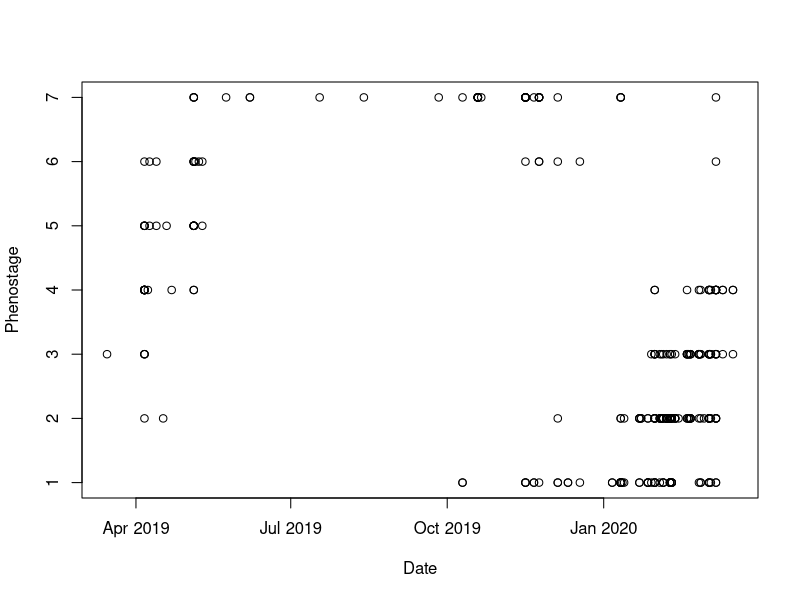
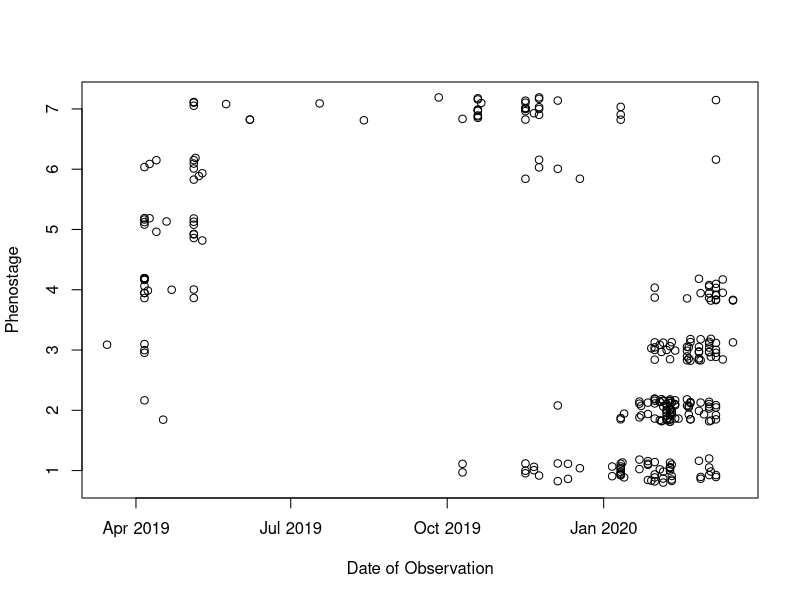
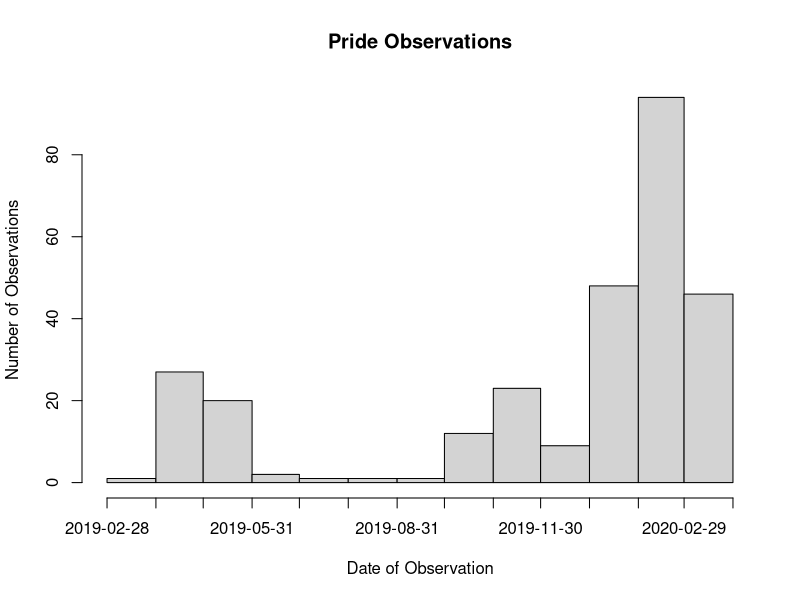
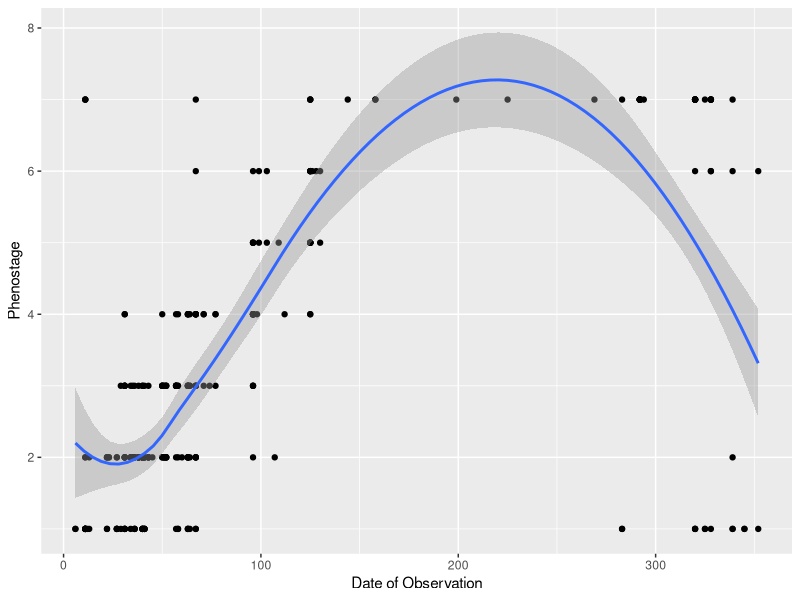
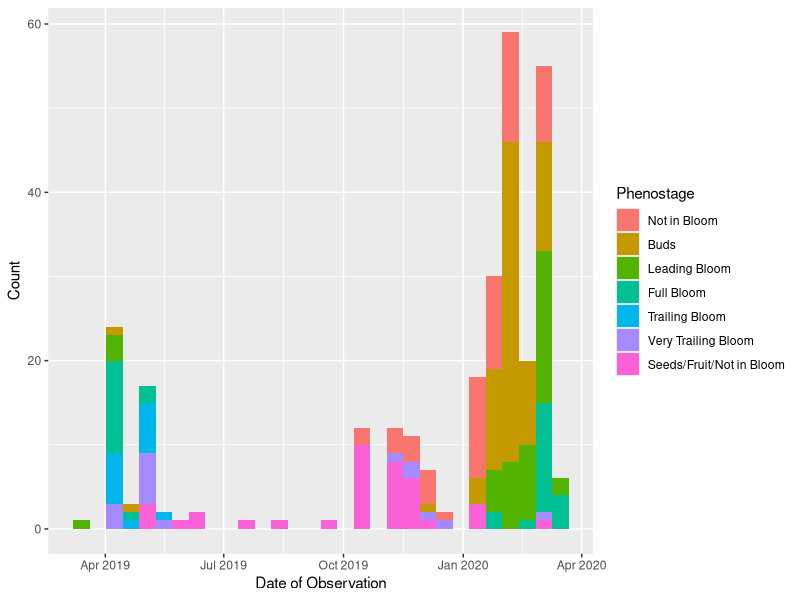
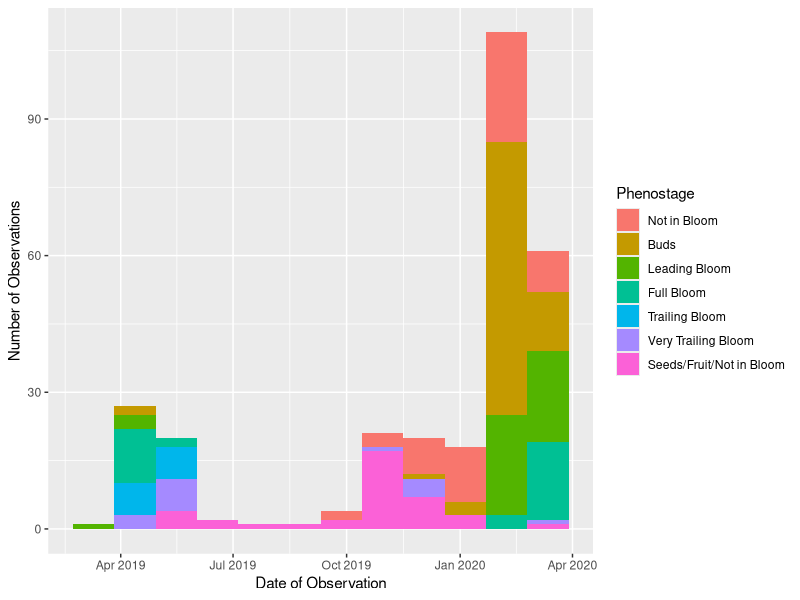
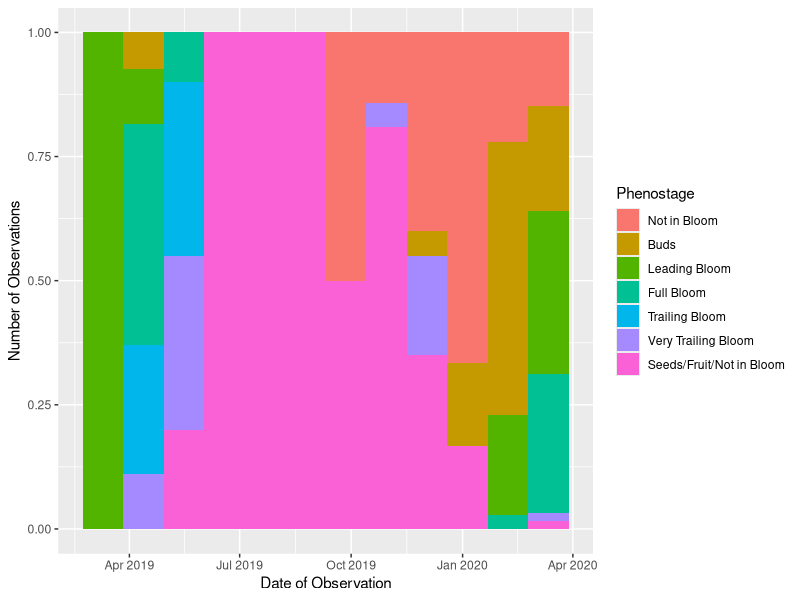
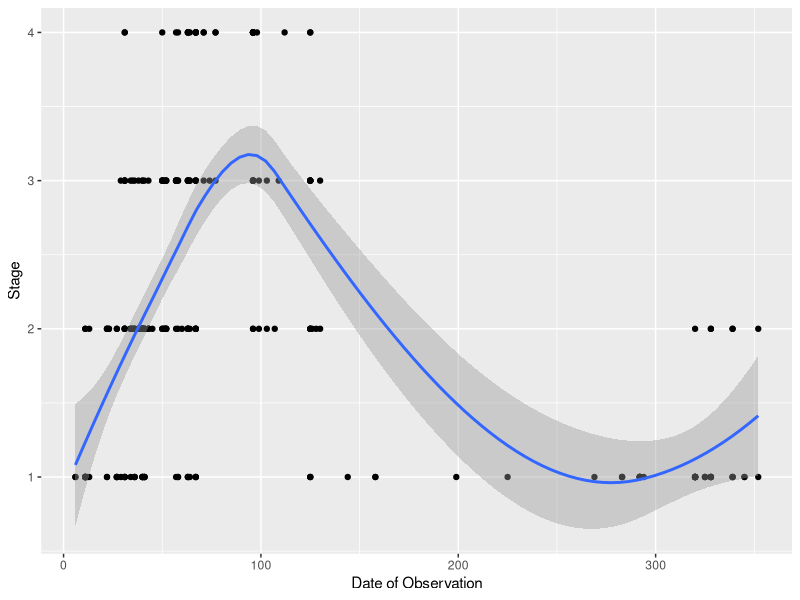

Reproduce these figures in R, in order.
## ---- chunk 1
pride1 <- read.csv("Echium candicans.csv")
library(zoo)
library(ggplot2)
library(lubridate)
#setting up the date columns to function correctly
pride1$day <- as.Date(pride1$Date, "%m/%d/%y")
pride1$doy <- yday(pride1$day)
#need to remove data that hasn't been asssed or after 4/18 entrily (code was written for an earlier date now arbitraty line set to include all data)
pride<- subset(pride1, pride1$day <"2020-04-19")
## ---- chunk 2
# just a little data visualizations but not not extremley telling about anything excpet for participation from the citizen scientists
plot(Phenostage~day, data=pride, xlab="Date")
plot(jitter(Phenostage)~day, data=pride, xlab="Date of Observation", ylab="Phenostage")

hist(pride$day, "months", freq = TRUE, xlab="Date of Observation", ylab="Number of Observations", main = "Pride Observations")
## ---- chunk 3
pride_plot <- ggplot(pride, aes(x=doy, y=Phenostage)) +
  geom_point() +
  geom_smooth(method="loess")
pride_plot +
  xlab("Date of Observation")
#okay but we've now encountered the problem where 7 and 1 are being averaged. Not actaully at a 5 phenostage at the end of the year. We are between 7 and 1.
## ---- chunk 4
pride$Phenostage <- as.factor(pride$Phenostage)
hist1_pride<-ggplot(data=pride, aes(x=day, fill=Phenostage)) +
  geom_histogram(position = "stack")
hist1_pride+
  ylab("Count")+
  xlab("Date of Observation") +
  scale_fill_discrete(name="Phenostage",
                         breaks=c("1", "2", "3","4","5","6","7"),
                         labels=c("Not in Bloom", "Buds", 
                                  "Leading Bloom", "Full Bloom",
                                  "Trailing Bloom", "Very Trailing Bloom", "Seeds/Fruit/Not in Bloom"))

#When bin = 12, the observations are grouped by approx 30 days ~ 1 month of data

hist2_pride<-ggplot(data=pride, aes(x=day, fill=Phenostage)) +
  geom_histogram(position = "stack", bins = 12)
hist2_pride +
  ylab("Number of Observations")+
  xlab("Date of Observation") +
  scale_fill_discrete(name="Phenostage",
                         breaks=c("1", "2", "3","4","5","6","7"),
                         labels=c("Not in Bloom", "Buds", 
                                  "Leading Bloom", "Full Bloom",
                                  "Trailing Bloom", "Very Trailing Bloom", "Seeds/Fruit/Not in Bloom"))

hist3_pride<-ggplot(data=pride, aes(x=day, fill=Phenostage)) +
  geom_histogram(position = "fill", bins = 12)
hist3_pride +
  ylab("Number of Observations")+
  xlab("Date of Observation") +
  scale_fill_discrete(name="Phenostage",
                         breaks=c("1", "2", "3","4","5","6","7"),
                         labels=c("Not in Bloom", "Buds", 
                                  "Leading Bloom", "Full Bloom",
                                  "Trailing Bloom", "Very Trailing Bloom", "Seeds/Fruit/Not in Bloom"))

## ---- chunk 5
##setting up the phenostage observations to decrease after a max of 4
pride$parabola<- pride$Phenostage
pride$parabola<-as.character(pride$parabola)
pride$parabola[pride$parabola=="7"] <- "1"
pride$parabola[pride$parabola=="6"]<-"2"
pride$parabola[pride$parabola=="5"]<-"3"
pride$parabola<- as.numeric(pride$parabola)
## ---- chunk 6
pride_plot2 <- ggplot(pride, aes(x=doy, y=parabola)) +
  geom_point() +
  geom_smooth(method="loess")
pride_plot2 +
  xlab("Date of Observation") +
  ylab("Stage")

#Like the bar graphs to show the relative number of observations. But like the graph as a visual representation. Tyring to combine the two. But does this jitter too much?
pride_plot3 <- ggplot(pride, aes(x=doy, y=parabola)) +
  geom_point(position = "jitter") +
  geom_smooth(method="loess")
pride_plot3 +
  xlab("Date of Observation") +
  ylab("Stage")


#specifiy height of jitter instaed of deafult keeps the points closer together and emphazies the discretness more. a smaller height would get it even tighter but already losing some points to overlapping. I think I like this one the best :) 
pride_plot4 <- ggplot(pride, aes(x=doy, y=parabola)) +
  geom_jitter(height = .2) +
  geom_smooth(method="loess")
pride_plot4 +
  xlab("Day of the Year") +
  ylab("Stage") + ylim(1,4)
## ---- chunk 7
pride$parabola<-as.character(pride$parabola)
hist4_pride<-ggplot(data=pride, aes(x=day, fill=parabola)) +
  geom_histogram(position = "stack", bins = "12")


hist4_pride +
  ylab("Number of Observations")+
  xlab("Date of Observation") +
  scale_fill_discrete(name="Phenostage",
                         breaks=c("1", "2", "3","4"),
                         labels=c("Not in Bloom", "Buds & Very Trailing Bloom", "Leading Bloom & Trailing Bloom", "Full Bloom"))
## ---- chunk 8

# once all of the data has been assesed need to jump back to chucnk 1 and remove condition of date for including into the analysis
#data set needs to be soreted by date first for this to work. The data set needs to be sorted by DOY. Because I want to know when it is happening annually not just in a specific year when did i see each. 
pride6<-pride[with(pride, order(doy)),]
pride6[match(unique(pride6$Phenostage), pride6$Phenostage),]

## ---- chunk 9
#now ordering the data frame backwards
pride7<-pride[with(pride, order(-doy)),]
#finding the first match of this data fram would be the last in doy occurance 
pride7[match(unique(pride7$Phenostage),pride7$Phenostage),]
